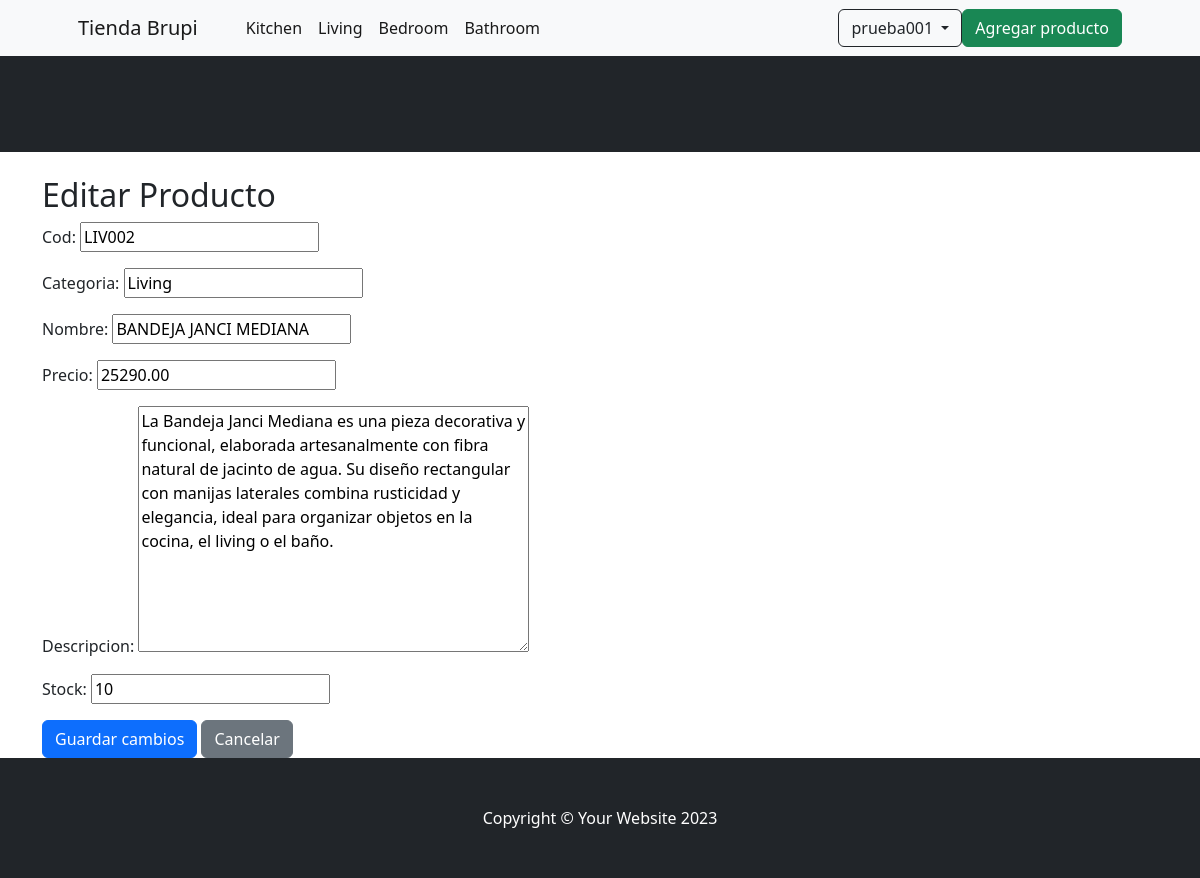
The app's page /AppProducto/editar_producto/9 (signed in) with its own data.
### AppProducto/models.py (models this page shows, shortened)
class Producto(models.Model):
    cod = models.CharField(max_length=20, unique=True)
    categoria = models.CharField(max_length=50)
    nombre = models.CharField(max_length=100)
    precio = models.DecimalField(max_digits=10, decimal_places=2)
    descripcion = models.TextField(blank=True)
    stock = models.PositiveIntegerField()
    imagen = models.ImageField(upload_to='productos/', blank=True, null=True)

### AppProducto/views.py (the view)
# urls.py: path('editar_producto/<int:id>', views.editar_producto, name='editar_producto'),
def editar_producto(request, id):
    producto = get_object_or_404(Producto, id=id)
    if request.method == 'POST':
        form = ProductoFormulario(request.POST, instance=producto)
        if form.is_valid():
            form.save()
            return redirect('lista_productos')  # Asegurate de tener esta vista y ruta
    else:
        form = ProductoFormulario(instance=producto)
    return render(request, 'AppProducto/editar_producto.html', {'form': form})

### AppProducto/forms.py
class ProductoFormulario(forms.ModelForm):
    class Meta:
        model = Producto
        fields = ['cod', 'categoria', 'nombre', 'precio', 'descripcion', 'stock']

### AppProducto/template/AppProducto/editar_producto.html (shortened to what this page needs)
{% extends "AppProducto/padreadm.html" %}
{% load static %}
{% block contenido %}
<div class="container mt-4">
  <h2>Editar Producto</h2>
  <form method="post">
    {{ form.as_p }}
    <button type="submit" class="btn btn-primary">Guardar cambios</button>
    <a href="{% url 'lista_productos' %}" class="btn btn-secondary">Cancelar</a>
  </form>
</div>
{% endblock %}

### AppProducto/template/AppProducto/padreadm.html (shortened to what this page needs)
<!DOCTYPE html>
<html lang="en">
    <head>
        {% load static %}
        <link href="https://cdn.jsdelivr.net/npm/bootstrap-icons@1.5.0/font/bootstrap-icons.css" rel="stylesheet" />
        <link href="{% static 'AppCliente/css/styles.css' %}" rel="stylesheet" />
    </head>
    <body>
        <nav class="navbar navbar-expand-lg navbar-light bg-light">
            <div class="container px-4 px-lg-5">
                <a class="navbar-brand" href="{% url 'inicioprin' %}">Tienda Brupi</a>
                <div class="collapse navbar-collapse" id="navbarSupportedContent">
                    <ul class="navbar-nav me-auto mb-2 mb-lg-0 ms-lg-4">
                        {% if request.user.is_authenticated %}
                        <li class="nav-item"><a class="nav-link active" aria-current="page" href="{% url 'lista_productos_categoria' 'Kitchen' %}">Kitchen</a></li>
                        <li class="nav-item"><a class="nav-link active" aria-current="page" href="{% url 'lista_productos_categoria' 'Living' %}">Living</a></li>
                        <li class="nav-item"><a class="nav-link active" aria-current="page" href="{% url 'lista_productos_categoria' 'Bedroom' %}">Bedroom</a></li>
                        <li class="nav-item"><a class="nav-link active" aria-current="page" href="{% url 'lista_productos_categoria' 'Bathroom' %}">Bathroom</a></li>
                        {% endif %}
                    </ul>
                    {% if request.user.is_authenticated %}
                    <div class="dropdown">
                        <button class="btn btn-outline-dark dropdown-toggle" type="button" id="userDropdown" data-bs-toggle="dropdown" aria-expanded="false">
                        {{ request.user.username }}
                        </button>
                    </div>
                    {% endif %}
                    {% if request.user.is_authenticated %}
                    <a class="btn btn-success" href="{% url 'producto_formulario' %}">Agregar producto</a>
                    {% endif %}
                </div>
            </div>
        </nav>
        <header class="bg-dark py-5">
        </header>
        {% block contenido %}
        {% endblock%}
        <footer class="py-5 bg-dark">
            <div class="container"><p class="m-0 text-center text-white">Copyright &copy; Your Website 2023</p></div>
        </footer>
    </body>
</html>

### records on screen
Producto: cod "LIV002", categoria "Living", nombre "BANDEJA JANCI MEDIANA", precio "25290.00", descripcion "La Bandeja Janci Mediana es una pieza decorativa y funcional, elaborada artesanalmente con fibra natural de jacinto de agua. Su diseño rectangular con manijas laterales combina rusticidad y elegancia, ideal para organizar objetos en la cocina, el living o el baño.", stock "10"

### other values on screen
{{ request.user.username }} "prueba001"
